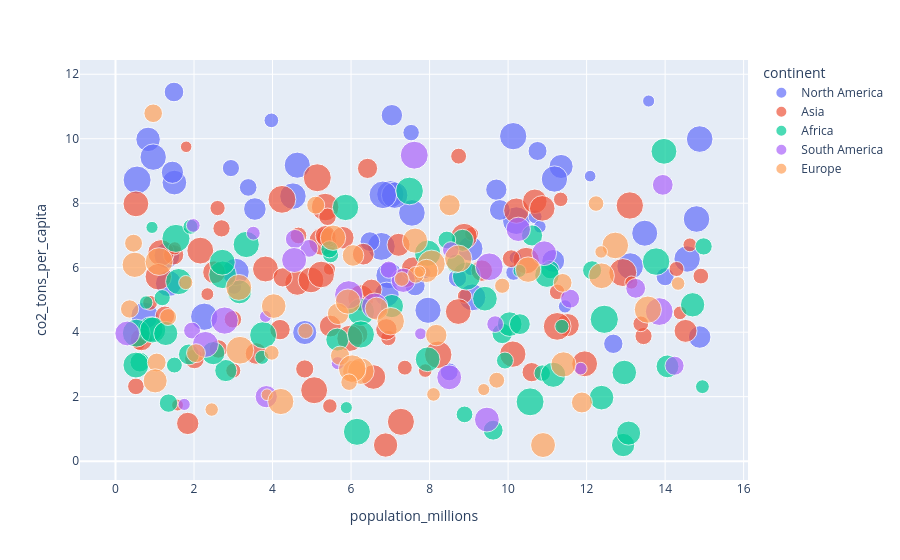

The cell this chart's notebook holds for it:
### Code cell
#population_vs_co2 = px.scatter(df, x="population_millions", y="co2_tons_per_capita")
population_vs_co2 = px.scatter(df, x="population_millions", y="co2_tons_per_capita", color='continent', size='avg_temp_c', hover_name='city',
hover_data=['renewable_energy_share', 'air_quality_index'])
population_vs_co2.show()

### Figure 1 — Plotly figure (JSON) as saved in the notebook; plotly's stock layout.template omitted (floating-point values rounded to 4 significant figures; data arrays with more than 128 entries replaced by an {"elided": "..."} marker saying what was removed)
{"data": [{"customdata": [[18.3, 79.7], [37.1, 45.4], [53.2, 63.6], [27.3, 82.6], [20.0, 80.1], [34.5, 51.1], [18.6, 61.8], [20.6, 49.0], [21.0, 71.7], [57.2, 68.6], [6.0, 89.4], [36.1, 61.0], [32.8, 85.9], [37.5, 75.4], [48.5, 76.4], [32.2, 77.1], [22.7, 86.9], [49.9, 59.9], [29.8, 86.1], [39.7, 64.0], [21.6, 54.8], [23.8, 75.9], [38.6, 62.2], [15.5, 81.4], [36.5, 68.7], [28.8, 73.6], [40.5, 68.1], [11.0, 69.9], [29.3, 73.3], [24.0, 66.4], [23.4, 82.9], [43.4, 32.4], [37.5, 73.2], [20.0, 84.2], [22.5, 68.9], [31.4, 88.9], [17.7, 101.5], [21.1, 43.8], [26.3, 79.4], [37.7, 51.6], [29.1, 99.3], [15.8, 86.0], [9.1, 84.6], [27.8, 60.8], [42.6, 54.1], [29.8, 69.4], [39.2, 82.6], [29.2, 69.6], [50.4, 78.1], [36.4, 60.1], [46.9, 88.9], [29.7, 94.1], [31.4, 79.0], [22.0, 51.1], [25.4, 61.7], [49.3, 70.2], [27.8, 64.8], [17.7, 74.7], [20.7, 84.0], [8.4, 95.5]], "hovertemplate": "<b>%{hovertext}</b><br><br>continent=North America<br>population_millions=%{x}<br>co2_tons_per_capita=%{y}<br>avg_temp_c=%{marker.size}<br>renewable_energy_share=%{customdata[0]}<br>air_quality_index=%{customdata[1]}<extra></extra>", "hovertext": ["City_1", "City_2", "City_7", "City_11", "City_21", "City_23", "City_27", "City_30", "City_33", "City_42", "City_45", "City_46", "City_48", "City_57", "City_58", "City_62", "City_69", "City_73", "City_75", "City_82", "City_88", "City_90", "City_96", "City_102", "City_107", "City_118", "City_136", "City_137", "City_146", "City_152", "City_167", "City_170", "City_176", "City_182", "City_190", "City_194", "City_205", "City_206", "City_207", "City_218", "City_220", "City_222", "City_225", "City_227", "City_228", "City_238", "City_240", "City_243", "City_245", "City_248", "City_250", "City_253", "City_254", "City_260", "City_262", "City_269", "City_287", "City_291", "City_295", "City_299"], "legendgroup": "North America", "marker": {"color": "#636efa", "size": [26.7, 21.8, 28.0, 27.9, 26.8, 26.3, 6.2, 14.1, 5.2, 6.7, 5.1, 12.1, 5.5, 22.9, 14.5, 25.5, 12.2, 28.9, 17.2, 26.5, 23.0, 26.6, 27.9, 26.1, 5.1, 8.1, 23.9, 29.5, 17.0, 26.5, 22.5, 12.7, 25.1, 16.3, 28.6, 26.2, 21.9, 9.2, 25.7, 11.7, 11.1, 10.2, 7.2, 26.4, 19.1, 19.7, 26.7, 8.6, 18.6, 19.2, 15.3, 29.3, 28.0, 25.8, 27.9, 25.8, 5.9, 14.5, 13.6, 27.2], "sizemode": "area", "sizeref": 0.075, "symbol": "circle"}, "mode": "markers", "name": "North America", "orientation": "v", "showlegend": true, "type": "scatter", "x": [7.55, 11.35, 10.13, 7.0, 13.11, 14.56, 10.19, 12.68, 9.04, 11.45, 7.89, 8.5, 13.58, 1.5, 1.49, 13.48, 14.0, 10.21, 7.04, 6.97, 6.91, 14.8, 0.74, 11.18, 12.09, 3.97, 9.04, 0.55, 9.7, 7.11, 0.83, 8.71, 1.31, 9.79, 6.81, 0.96, 4.82, 10.14, 4.63, 3.38, 2.94, 7.53, 10.69, 4.52, 14.88, 11.15, 14.88, 3.02, 1.45, 3.55, 7.63, 6.77, 2.26, 7.96, 3.06, 1.35, 10.81, 6.48, 10.75, 9.09], "xaxis": "x", "y": [7.7, 9.14, 10.08, 8.28, 6.05, 6.27, 6.31, 3.64, 5.94, 4.8, 5.84, 2.77, 11.17, 8.64, 11.45, 7.07, 5.72, 7.46, 10.73, 5.76, 5.17, 7.51, 4.51, 8.75, 8.84, 10.57, 6.59, 8.72, 8.42, 8.25, 9.98, 5.68, 6.38, 7.79, 8.26, 9.43, 3.99, 5.85, 9.18, 8.49, 9.09, 10.19, 7.58, 8.22, 3.85, 6.21, 9.99, 5.41, 8.96, 7.82, 5.44, 6.66, 4.48, 4.68, 5.87, 5.51, 7.27, 6.81, 9.62, 5.08], "yaxis": "y"}, {"customdata": {"elided": "88x2 float values"}, "hovertemplate": "<b>%{hovertext}</b><br><br>continent=Asia<br>population_millions=%{x}<br>co2_tons_per_capita=%{y}<br>avg_temp_c=%{marker.size}<br>renewable_energy_share=%{customdata[0]}<br>air_quality_index=%{customdata[1]}<extra></extra>", "hovertext": ["City_3", "City_9", "City_16", "City_18", "City_19", "City_22", "City_29", "City_31", "City_36", "City_39", "City_40", "City_41", "City_47", "City_54", "City_56", "City_63", "City_64", "City_66", "City_70", "City_71", "City_74", "City_76", "City_78", "City_85", "City_86", "City_94", "City_97", "City_100", "City_101", "City_105", "City_112", "City_113", "City_114", "City_115", "City_116", "City_120", "City_123", "City_124", "City_126", "City_127", "City_129", "City_139", "City_143", "City_144", "City_151", "City_153", "City_154", "City_157", "City_158", "City_159", "City_161", "City_163", "City_168", "City_171", "City_173", "City_174", "City_178", "City_185", "City_186", "City_187", "City_188", "City_189", "City_196", "City_197", "City_198", "City_211", "City_216", "City_226", "City_246", "City_251", "City_252", "City_255", "City_256", "City_264", "City_266", "City_267", "City_272", "City_273", "City_276", "City_280", "City_282", "City_283", "City_284", "City_285", "City_289", "City_290", "City_293", "City_300"], "legendgroup": "Asia", "marker": {"color": "#EF553B", "size": [27.5, 25.0, 8.5, 7.3, 25.9, 24.2, 5.0, 17.3, 6.8, 29.4, 12.4, 7.9, 9.1, 5.6, 8.5, 17.6, 29.1, 19.8, 26.1, 29.4, 14.0, 28.1, 11.1, 16.6, 12.9, 22.8, 29.3, 10.4, 11.2, 18.0, 15.5, 14.5, 9.3, 8.9, 9.3, 28.7, 20.0, 15.3, 8.3, 17.1, 15.7, 25.2, 16.2, 18.6, 5.3, 26.5, 28.4, 15.7, 26.5, 11.5, 23.3, 20.9, 24.9, 18.7, 15.9, 11.5, 22.6, 18.0, 22.2, 6.5, 7.9, 14.2, 27.3, 9.5, 11.9, 19.4, 28.9, 6.6, 7.7, 24.9, 13.9, 7.0, 26.3, 10.5, 6.2, 27.0, 25.1, 7.0, 19.9, 8.7, 24.6, 19.0, 8.3, 25.7, 26.6, 17.8, 25.7, 7.2], "sizemode": "area", "sizeref": 0.075, "symbol": "circle"}, "mode": "markers", "name": "Asia", "orientation": "v", "showlegend": true, "type": "scatter", "x": [7.27, 0.52, 14.29, 9.07, 6.25, 10.21, 1.8, 9.33, 0.59, 5.14, 4.82, 11.34, 11.25, 5.45, 3.0, 3.58, 4.24, 14.52, 10.12, 12.92, 10.6, 13.1, 13.45, 6.52, 2.62, 6.57, 5.28, 0.52, 2.7, 5.47, 1.48, 2.01, 13.38, 6.95, 14.91, 5.34, 11.52, 6.42, 7.37, 6.9, 5.38, 3.82, 7.4, 0.66, 1.58, 1.16, 8.22, 4.19, 10.46, 5.4, 4.63, 7.58, 4.98, 1.84, 5.35, 2.99, 10.68, 6.15, 6.88, 13.14, 5.46, 1.26, 5.06, 8.74, 10.08, 2.51, 11.25, 1.51, 8.89, 8.73, 4.26, 7.89, 1.09, 4.66, 2.34, 2.16, 11.95, 14.38, 7.21, 2.6, 10.87, 5.79, 0.88, 8.88, 5.24, 6.31, 5.97, 14.63], "xaxis": "x", "y": [1.22, 7.98, 5.96, 7.05, 5.06, 7.77, 9.75, 5.91, 3.65, 8.79, 2.86, 8.12, 5.25, 5.96, 2.81, 3.34, 8.12, 4.04, 3.32, 5.85, 2.76, 7.93, 3.88, 5.32, 3.48, 2.61, 6.81, 2.32, 7.22, 4.19, 6.4, 3.17, 4.26, 3.82, 5.74, 7.88, 4.22, 9.08, 2.9, 4.09, 6.92, 5.96, 5.71, 3.77, 1.74, 6.46, 3.3, 4.08, 6.22, 7.58, 5.53, 5.97, 5.62, 1.17, 6.99, 4.4, 8.06, 3.94, 0.5, 5.54, 1.71, 4.51, 2.2, 9.46, 6.28, 5.86, 4.18, 6.6, 5.12, 4.64, 5.7, 2.81, 5.72, 7.0, 5.18, 6.53, 3.02, 4.6, 6.71, 7.85, 7.84, 6.93, 4.91, 6.97, 5.79, 6.42, 3.81, 6.71], "yaxis": "y"}, {"customdata": {"elided": "66x2 float values"}, "hovertemplate": "<b>%{hovertext}</b><br><br>continent=Africa<br>population_millions=%{x}<br>co2_tons_per_capita=%{y}<br>avg_temp_c=%{marker.size}<br>renewable_energy_share=%{customdata[0]}<br>air_quality_index=%{customdata[1]}<extra></extra>", "hovertext": ["City_4", "City_5", "City_6", "City_15", "City_20", "City_24", "City_25", "City_28", "City_35", "City_38", "City_43", "City_51", "City_52", "City_61", "City_65", "City_79", "City_80", "City_83", "City_89", "City_91", "City_95", "City_99", "City_103", "City_106", "City_108", "City_109", "City_110", "City_117", "City_119", "City_131", "City_138", "City_141", "City_148", "City_156", "City_162", "City_169", "City_175", "City_177", "City_183", "City_191", "City_192", "City_195", "City_199", "City_200", "City_201", "City_202", "City_210", "City_212", "City_217", "City_223", "City_231", "City_232", "City_233", "City_234", "City_237", "City_241", "City_242", "City_244", "City_247", "City_258", "City_268", "City_270", "City_277", "City_288", "City_296", "City_297"], "legendgroup": "Africa", "marker": {"color": "#00cc96", "size": [29.8, 10.5, 22.3, 25.7, 15.6, 16.8, 22.8, 10.8, 7.5, 23.0, 10.2, 12.6, 22.8, 9.8, 21.5, 7.4, 26.0, 14.6, 23.8, 26.1, 29.3, 20.3, 23.8, 9.7, 27.5, 22.7, 18.2, 19.9, 11.0, 28.2, 22.9, 30.0, 25.9, 14.9, 9.5, 28.8, 13.7, 25.1, 20.5, 11.2, 5.5, 18.4, 5.5, 19.6, 27.2, 20.2, 12.7, 29.3, 25.4, 28.4, 6.8, 29.6, 8.5, 25.2, 7.2, 21.8, 28.6, 16.3, 21.9, 6.4, 16.4, 11.8, 22.7, 25.1, 13.2, 27.8], "sizemode": "area", "sizeref": 0.075, "symbol": "circle"}, "mode": "markers", "name": "Africa", "orientation": "v", "showlegend": true, "type": "scatter", "x": [8.94, 8.89, 14.7, 1.61, 9.85, 10.61, 12.38, 9.92, 3.73, 9.41, 10.87, 11.07, 10.04, 1.19, 3.16, 11.37, 7.95, 0.62, 0.89, 5.86, 0.53, 7.04, 11.15, 5.48, 6.15, 10.99, 8.84, 5.65, 5.45, 6.25, 7.95, 12.45, 3.33, 9.62, 1.5, 7.49, 12.14, 13.97, 12.93, 14.98, 5.88, 2.81, 0.93, 14.06, 3.76, 2.49, 1.35, 10.56, 0.95, 13.77, 0.78, 1.54, 1.91, 0.52, 14.95, 13.07, 2.73, 10.3, 1.28, 10.29, 1.87, 8.44, 12.96, 2.72, 8.67, 6.25], "xaxis": "x", "y": [5.74, 1.45, 4.85, 5.57, 3.96, 7.0, 1.97, 3.12, 3.22, 5.04, 2.73, 5.94, 4.25, 5.07, 5.25, 4.18, 6.45, 3.07, 4.09, 7.87, 3.97, 4.81, 2.68, 6.4, 0.91, 5.77, 6.85, 3.77, 6.57, 4.63, 3.16, 4.4, 6.72, 0.96, 2.98, 8.38, 5.92, 9.61, 0.5, 6.66, 1.66, 2.81, 7.25, 2.94, 3.91, 3.35, 1.8, 1.84, 4.07, 6.19, 4.92, 6.91, 7.27, 2.98, 2.31, 0.87, 5.78, 4.25, 3.96, 5.9, 3.31, 6.86, 2.75, 6.17, 6.13, 3.93], "yaxis": "y"}, {"customdata": [[51.2, 60.1], [44.9, 59.6], [41.5, 70.0], [40.3, 72.4], [16.0, 79.2], [34.6, 81.9], [34.9, 81.0], [53.7, 63.5], [51.2, 60.0], [40.6, 49.1], [42.4, 120.6], [43.1, 33.7], [41.0, 94.7], [39.4, 69.1], [49.7, 85.0], [36.8, 87.9], [24.4, 68.1], [17.7, 79.4], [30.3, 105.6], [21.6, 101.4], [10.5, 80.4], [46.1, 63.4], [41.8, 79.4], [30.7, 76.9], [46.5, 69.9], [36.9, 47.2], [30.3, 96.7], [50.6, 64.1], [45.8, 69.6], [67.7, 72.1], [51.0, 88.1], [30.7, 71.9]], "hovertemplate": "<b>%{hovertext}</b><br><br>continent=South America<br>population_millions=%{x}<br>co2_tons_per_capita=%{y}<br>avg_temp_c=%{marker.size}<br>renewable_energy_share=%{customdata[0]}<br>air_quality_index=%{customdata[1]}<extra></extra>", "hovertext": ["City_8", "City_10", "City_14", "City_32", "City_34", "City_50", "City_53", "City_60", "City_67", "City_68", "City_111", "City_121", "City_128", "City_130", "City_133", "City_134", "City_135", "City_147", "City_149", "City_164", "City_204", "City_209", "City_213", "City_224", "City_229", "City_235", "City_249", "City_274", "City_275", "City_278", "City_292", "City_298"], "legendgroup": "South America", "marker": {"color": "#ab63fa", "size": [5.4, 7.2, 6.0, 5.5, 22.2, 25.6, 23.2, 29.9, 10.7, 23.0, 6.4, 10.5, 29.3, 11.1, 23.2, 18.6, 5.3, 11.9, 13.7, 23.6, 22.3, 14.8, 23.1, 28.8, 10.3, 29.0, 13.7, 27.9, 25.4, 13.6, 7.1, 16.2], "sizemode": "area", "sizeref": 0.075, "symbol": "circle"}, "mode": "markers", "name": "South America", "orientation": "v", "showlegend": true, "type": "scatter", "x": [3.82, 3.51, 11.85, 1.75, 7.33, 6.6, 8.5, 5.94, 1.95, 10.92, 5.66, 9.67, 7.61, 6.96, 9.46, 3.84, 7.77, 4.93, 4.57, 4.55, 10.26, 13.25, 0.3, 9.52, 8.54, 13.85, 14.24, 2.78, 2.29, 11.58, 1.98, 13.94], "xaxis": "x", "y": [4.49, 7.07, 2.87, 1.76, 5.61, 4.81, 2.6, 5.16, 4.05, 6.45, 3.04, 4.25, 9.49, 5.94, 1.29, 2.0, 3.95, 6.6, 6.89, 6.24, 7.19, 5.36, 3.96, 6.03, 6.55, 4.64, 2.96, 4.36, 3.62, 5.04, 7.31, 8.57], "yaxis": "y"}, {"customdata": [[52.5, 75.4], [26.9, 56.0], [62.7, 56.4], [33.9, 96.8], [39.9, 40.0], [31.3, 90.0], [39.0, 77.1], [49.9, 59.1], [52.2, 21.0], [35.7, 42.7], [47.8, 69.7], [20.3, 70.3], [30.6, 72.5], [31.6, 64.0], [35.7, 80.7], [52.6, 81.9], [25.3, 64.5], [49.6, 80.1], [53.6, 54.7], [53.5, 105.6], [36.8, 67.0], [61.4, 45.2], [31.6, 61.6], [48.6, 52.1], [45.9, 81.1], [43.4, 72.3], [41.8, 63.7], [49.5, 79.9], [25.6, 56.3], [30.0, 75.9], [52.7, 54.5], [33.5, 71.6], [47.7, 90.6], [41.3, 88.5], [55.7, 73.7], [23.0, 78.5], [26.3, 83.0], [51.0, 74.6], [44.2, 61.6], [61.5, 50.1], [33.7, 68.5], [46.7, 44.4], [51.5, 86.4], [43.1, 62.5], [17.9, 67.6], [49.4, 78.0], [48.5, 61.1], [55.8, 87.2], [24.6, 79.7], [39.6, 72.7], [64.1, 67.3], [67.0, 68.6], [51.6, 51.2], [43.7, 59.6]], "hovertemplate": "<b>%{hovertext}</b><br><br>continent=Europe<br>population_millions=%{x}<br>co2_tons_per_capita=%{y}<br>avg_temp_c=%{marker.size}<br>renewable_energy_share=%{customdata[0]}<br>air_quality_index=%{customdata[1]}<extra></extra>", "hovertext": ["City_12", "City_13", "City_17", "City_26", "City_37", "City_44", "City_49", "City_55", "City_59", "City_72", "City_77", "City_81", "City_84", "City_87", "City_92", "City_93", "City_98", "City_104", "City_122", "City_125", "City_132", "City_140", "City_142", "City_145", "City_150", "City_155", "City_160", "City_165", "City_166", "City_172", "City_179", "City_180", "City_181", "City_184", "City_193", "City_203", "City_208", "City_214", "City_215", "City_219", "City_221", "City_230", "City_236", "City_239", "City_257", "City_259", "City_261", "City_263", "City_265", "City_271", "City_279", "City_281", "City_286", "City_294"], "legendgroup": "Europe", "marker": {"color": "#FFA15A", "size": [20.3, 9.1, 28.5, 13.0, 17.4, 7.5, 13.9, 29.0, 26.7, 5.2, 24.4, 23.7, 17.3, 13.4, 23.8, 13.3, 5.9, 13.2, 24.1, 19.9, 20.3, 26.3, 12.2, 8.8, 7.0, 6.8, 12.6, 9.5, 10.5, 8.7, 8.1, 12.1, 28.5, 5.5, 25.2, 7.0, 27.8, 24.8, 24.2, 10.8, 10.3, 16.5, 22.8, 8.2, 21.8, 28.9, 25.8, 28.0, 28.4, 23.9, 16.8, 17.5, 23.4, 5.1], "sizemode": "area", "sizeref": 0.075, "symbol": "circle"}, "mode": "markers", "name": "Europe", "orientation": "v", "showlegend": true, "type": "scatter", "x": [6.08, 12.24, 8.05, 0.96, 5.67, 1.79, 5.72, 3.17, 12.73, 3.86, 10.51, 7.63, 8.17, 2.05, 5.92, 1.05, 12.37, 11.39, 0.49, 6.65, 7.92, 6.25, 5.1, 4.84, 14.33, 2.45, 0.36, 9.71, 7.65, 9.85, 7.29, 0.46, 6.03, 9.38, 3.14, 8.1, 13.56, 12.38, 5.54, 1.34, 5.95, 11.88, 4.03, 3.98, 1.01, 1.11, 4.21, 8.73, 7.01, 11.41, 8.51, 6.05, 10.89, 7.75], "xaxis": "x", "y": [2.78, 7.99, 6.12, 10.79, 4.57, 5.54, 3.27, 3.44, 6.69, 2.06, 5.94, 6.84, 3.91, 3.35, 4.95, 3.06, 6.49, 5.53, 6.09, 4.73, 5.9, 2.79, 7.94, 4.04, 5.51, 1.6, 4.72, 2.51, 5.78, 5.44, 5.65, 6.76, 2.87, 2.22, 5.39, 2.07, 4.7, 5.75, 6.93, 4.47, 2.45, 1.82, 4.81, 3.36, 2.49, 6.19, 1.85, 6.28, 4.34, 3.0, 7.94, 6.38, 0.5, 5.88], "yaxis": "y"}], "layout": {"legend": {"itemsizing": "constant", "title": {"text": "continent"}, "tracegroupgap": 0}, "margin": {"t": 60}, "xaxis": {"anchor": "y", "domain": [0, 1], "title": {"text": "population_millions"}}, "yaxis": {"anchor": "x", "domain": [0, 1], "title": {"text": "co2_tons_per_capita"}}}}
